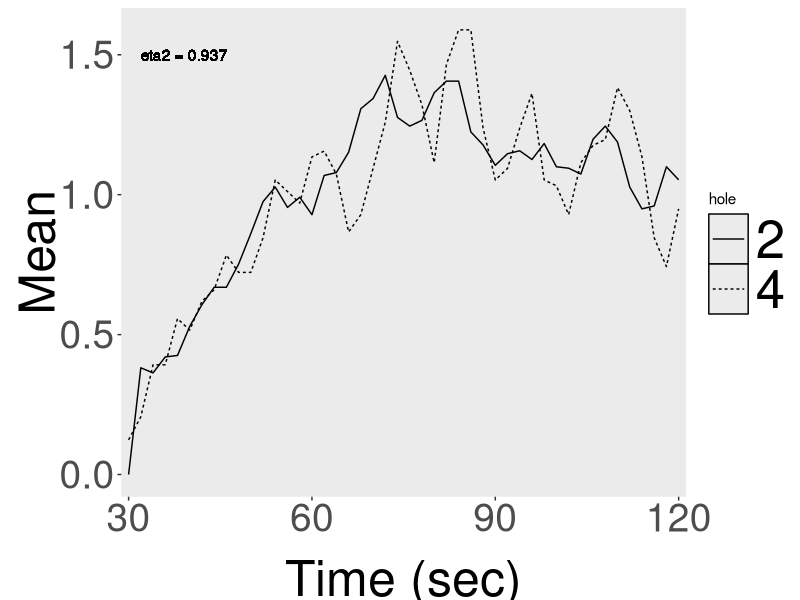

The R source for this figure:
options(width=250)
library(plyr)
library(reshape2)
library(ggplot2)
library(grid)
library(zoo)
library(xts)

std = function(x, s) {
    x = x[, s]
    sd(x) / sqrt(length(x))
}

m.mean = function(x, s) {
    x = x[, s]
    colMeans(x)
}

eta.square = function(ref, x) {
    overall.sum = sum((ref + x)^2)
    s.norm = sum(ref^2 + x^2)
    s.norm.sq = (sum(ref) + sum(x))^2 / (length(ref) + length(x))
    sst = overall.sum/2 - s.norm.sq
    sstot = s.norm - s.norm.sq
    eta.sq = sst / sstot
    return(eta.sq)
}

format.data = function(rawdata, holes, dates, rats) {
    bin.names = 1:(ncol(rawdata)-11)
    colnames(rawdata) = c('context', 'hole', 'env', 'user', 'prog', 'session',
                    'cage', 'pass', 'ratID', 'Date', 'hour', bin.names)
    rawdata = rawdata[rawdata$hole %in% holes, ]
    rawdata = rawdata[rawdata$Date %in% dates, ]
    rawdata = rawdata[rawdata$ratID %in% rats, ]
    rawdata$Date = as.Date(rawdata$Date, format='%d/%m/%Y')
    rawdata = rawdata[order(rawdata$Date), ]
}

scale.x = function(rdata, step, wdw) {
    bins = rdata[, 12:ncol(rdata)]
    bins = t(rollapply(t(bins), width=wdw, by=step, FUN=mean, partial=TRUE, by.column=TRUE))
    rdata = cbind(rdata[, 1:11], bins)
}

translate.x = function(rdata, x) {
  bins = rdata[, 12:ncol(rdata)]
  zeros = as.data.frame(mat.or.vec(nr=nrow(bins), nc=x))
  bins = cbind(zeros, bins)
  colnames(bins) = 1:ncol(bins)
  rdata = cbind(rdata[, 1:11], bins)
}

y.norm = function(rdata, method=mean) {
    rdata$bin = rdata$bin / method(rdata$bin)
    return(rdata)
}


whitelist = c('23/06/2010')
rats = c(5, 9, 11, 8, 10, 12)
aholes = c(2)
bholes = c(4)

# context B
a = read.table('./All_Data_B.txt', header=F, sep='\t')
a = format.data(a, aholes, whitelist, rats)
a = scale.x(a, step=1, wdw=3)
a = translate.x(a, 15)
a = ddply(a, .(hole, context), .fun=m.mean, 12:ncol(a))
a = melt(a, id.vars=c('hole', 'context'), value.name='bin')
a = a[15:60, ]
a = y.norm(a)
colnames(a) = c('hole', 'context', 'bin', 'Mean')


#context B
b = read.table('./All_Data_B.txt', header=F, sep='\t')
b = format.data(b, bholes, whitelist, rats)
b = translate.x(b, 15)
b = scale.x(b, step=1, wdw=3)
b = ddply(b, .(hole, context), .fun=m.mean, 12:ncol(b))
b = melt(b, id.vars=c('hole','context'), value.name='bin')
b = b[15:60, ]
b = y.norm(b)
colnames(b) = c('hole', 'context', 'bin', 'Mean')


# ETA squared
eta.sq = eta.square(a$Mean, b$Mean)


mydata = rbind(a, b)
colnames(mydata) = c('hole','context', 'bin', 'Mean')
mydata$hole = factor(mydata$hole)
print(mydata)

myplot = ggplot(data=mydata, aes(x=bin, y=Mean)) +
        geom_line(aes(group=c(hole), linetype=hole)) +
        geom_text(aes(label=paste('eta2 = ', round(eta.sq, 3), sep=''), x=2, y=1.5, hjust=0))+
        scale_x_discrete(breaks=c(1, 15, 30, 45, 60), labels=c(1, 30, 60, 90, 120)) +
        xlab('Time (sec)') +
        theme(
          panel.grid.major.x = element_blank(),
          panel.grid.minor = element_blank(),
          panel.grid=element_blank(),
          plot.background=element_blank(),
          axis.title = element_text(size=36),
          axis.title.x = element_text(vjust=-0.3),
          axis.title.y = element_text(vjust=0.1),
          axis.text = element_text(size=28),
          #legend.title = element_blank(),
          legend.key = element_rect(colour = 'black'),
          legend.key.width=unit(1,'cm'),
          legend.key.height=unit(1,'cm'),
          legend.text = element_text(size=38)
        )

print(myplot)
print(eta.sq)
